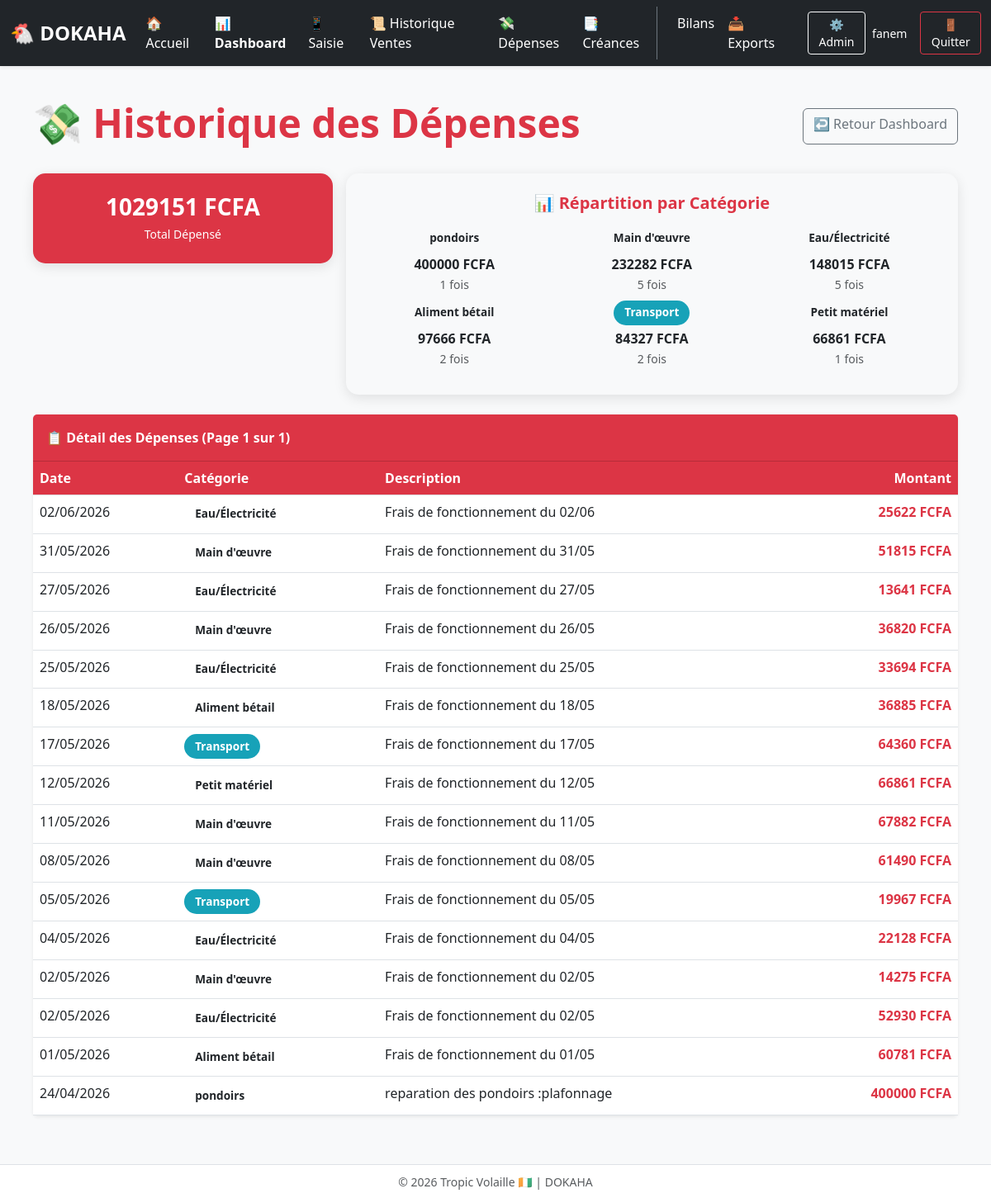
/depenses/ (signed in), run on an earlier commit of the app's database.
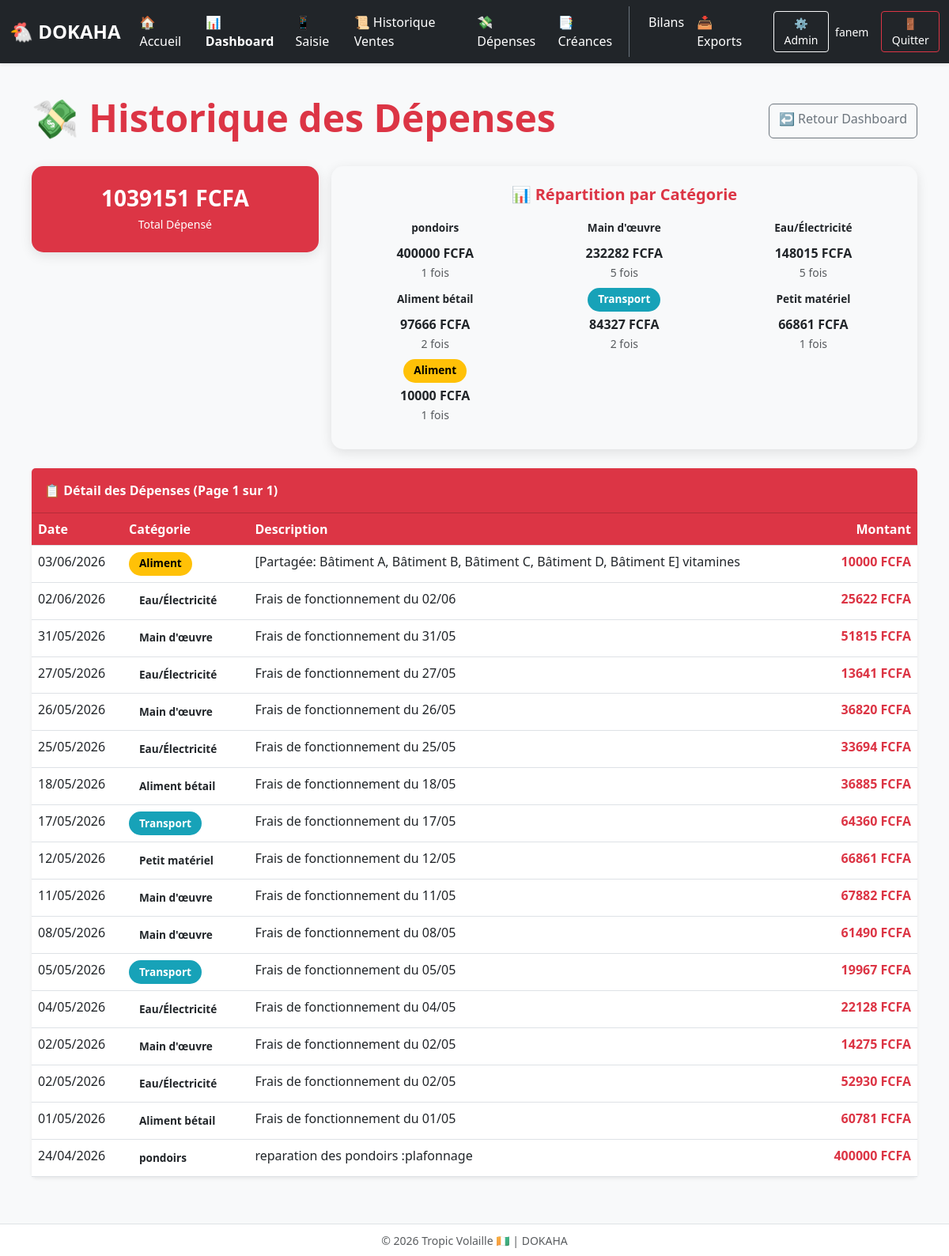
And on a later commit of the database.
### gestion/models.py (models this page shows, shortened)
class Depense(models.Model):
    date = models.DateField(default=timezone.now)
    categorie = models.CharField(max_length=100)
    montant = models.DecimalField(max_digits=8, decimal_places=2)
    description = models.TextField(blank=True, default="")

### gestion/views.py (the view)
# urls.py: path('depenses/', views.historique_depenses, name='historique_depenses'),
@login_required
def historique_depenses(request):
    from django.core.paginator import Paginator
    from gestion.models import Depense
    depenses = Depense.objects.all().order_by('-date', '-id')
    paginator = Paginator(depenses, 50)
    page_number = request.GET.get('page')
    page_obj = paginator.get_page(page_number)
    total_depenses = depenses.aggregate(total=Sum('montant'))['total'] or 0
    from django.db.models import Count
    categories_stats = depenses.values('categorie').annotate(
        total=Sum('montant'),
        count=Count('id')
    ).order_by('-total')
    context = {
        'page_obj': page_obj,
        'total_depenses': total_depenses,
        'categories_stats': categories_stats,
    }
    return render(request, 'gestion/historique_depenses.html', context)

### gestion/templates/gestion/historique_depenses.html (shortened to what this page needs)
{% extends "gestion/base.html" %}
{% block content %}
<div class="container-fluid py-4 px-3 px-md-4">
  <div class="d-flex justify-content-between align-items-center mb-4">
    <h1 class="display-5 fw-bold text-danger">💸 Historique des Dépenses</h1>
    <a href="/dashboard/" class="btn btn-outline-secondary">↩️ Retour Dashboard</a>
  </div>
  <div class="row g-3 mb-4">
    <div class="col-md-4">
      <div class="stats-card bg-danger text-white">
        <h3 class="fw-bold mb-1">{{ total_depenses|floatformat:0 }} FCFA</h3>
        <small>Total Dépensé</small>
      </div>
    </div>
    <div class="col-md-8">
      <div class="stats-card bg-light">
        <h5 class="fw-bold text-danger mb-3">📊 Répartition par Catégorie</h5>
        <div class="row">
          {% for cat in categories_stats %}
          <div class="col-md-4 col-6 mb-2">
            <div class="text-center">
              <span class="categorie-badge cat-{{ cat.categorie|slugify }}">{{ cat.categorie }}</span>
              <div class="fw-bold mt-1">{{ cat.total|floatformat:0 }} FCFA</div>
              <small class="text-muted">{{ cat.count }} fois</small>
            </div>
          </div>
          {% empty %}
          <div class="col-12 text-muted">Aucune dépense enregistrée</div>
          {% endfor %}
        </div>
      </div>
    </div>
  </div>
  <div class="card border-0 shadow-sm">
    <div class="card-header bg-danger text-white fw-bold py-3">
      📋 Détail des Dépenses (Page {{ page_obj.number }} sur {{ page_obj.paginator.num_pages }})
    </div>
    <div class="table-responsive">
      <table class="table table-hover table-depenses mb-0">
        <thead>
          <tr>
            <th>Date</th>
            <th>Catégorie</th>
            <th>Description</th>
            <th class="text-end">Montant</th>
          </tr>
        </thead>
        <tbody>
          {% for d in page_obj %}
          <tr>
            <td>{{ d.date|date:"d/m/Y" }}</td>
            <td>
              <span class="categorie-badge cat-{{ d.categorie|slugify }}">{{ d.categorie }}</span>
            </td>
            <td>{{ d.description|default:"-" }}</td>
            <td class="text-end fw-bold text-danger">{{ d.montant|floatformat:0 }} FCFA</td>
          </tr>
          {% empty %}
          <tr><td colspan="4" class="text-center text-muted py-4">Aucune dépense enregistrée</td></tr>
          {% endfor %}
        </tbody>
      </table>
    </div>
  </div>
</div>
{% endblock %}

What changed in the data, as far as the page shows it:
added Depense: categorie "Aliment", total "10000", count "1", date "03/06/2026", description "[Partagée: Bâtiment A, Bâtiment B, Bâtiment C, Bâtiment D, Bâtiment E] vitamines", montant "10000"
Also different on the page:
{{ total_depenses|floatformat:0 }}: "1029151" → "1039151"
